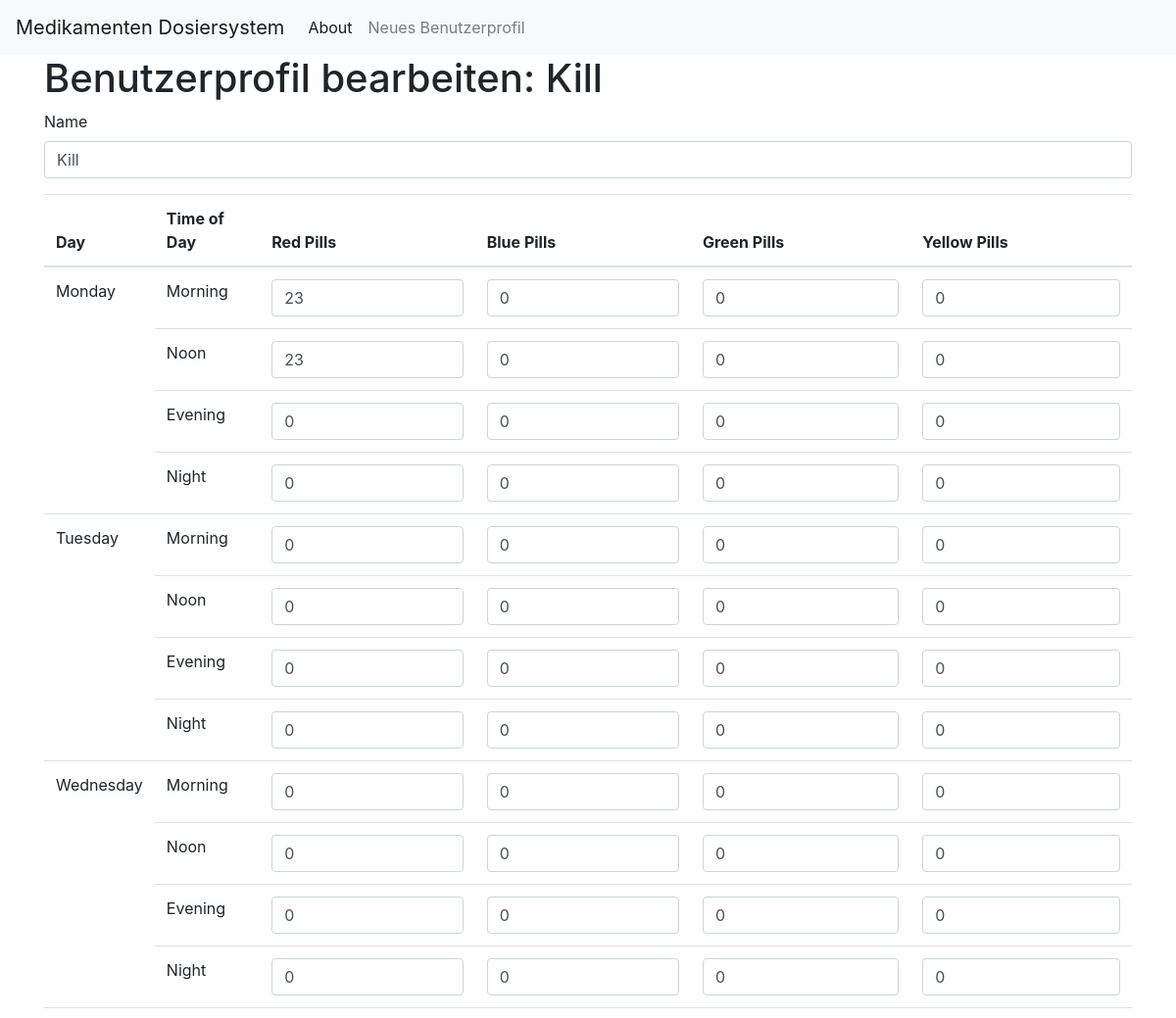
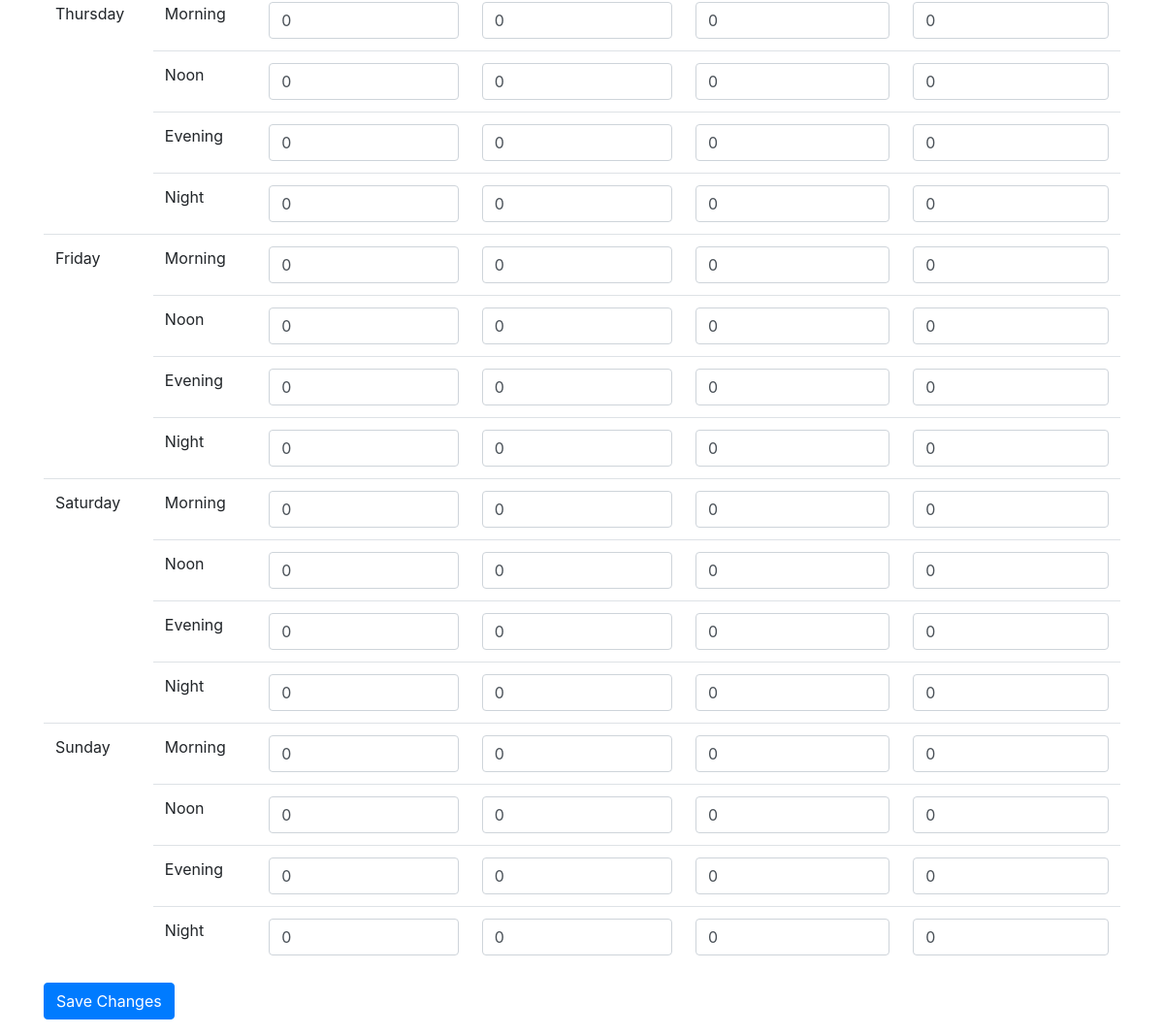
The page /editUser/21 on the database its author committed (2 pictures, top to bottom).
### tables this page shows
CREATE TABLE Users (
    user_id INTEGER PRIMARY KEY AUTOINCREMENT,
    name TEXT NOT NULL
);

CREATE TABLE UserPlans (
    plan_id INTEGER PRIMARY KEY AUTOINCREMENT,
    user_id INTEGER NOT NULL,
    day_of_week TEXT NOT NULL,
    time_day TEXT NOT NULL, -- morning, noon, evening, night
    pill_id INTEGER NOT NULL,
    quantity INTEGER NOT NULL DEFAULT 0,
    FOREIGN KEY (user_id) REFERENCES Users(user_id),
    FOREIGN KEY (pill_id) REFERENCES Pills(pill_id)
);

### app.py (the view, shortened to what this page needs)
@app.route('/editUser/<int:user_id>', methods=['GET', 'POST'])
def editUser(user_id):
    user = get_user(user_id)  # Fetch user details
    conn = get_db_connection()
    user_plans_raw = conn.execute('''
        SELECT day_of_week, time_day, Pills.color, UserPlans.quantity
        FROM UserPlans
        JOIN Pills ON UserPlans.pill_id = Pills.pill_id
        WHERE UserPlans.user_id = ?
    ''', (user_id,)).fetchall()
    conn.close()
    user_plans = {day: {time: {'red': 0, 'blue': 0, 'green': 0, 'yellow': 0} for time in ['Morning', 'Noon', 'Evening', 'Night']} for day in ['Monday', 'Tuesday', 'Wednesday', 'Thursday', 'Friday', 'Saturday', 'Sunday']}
    time_mapping = {
        'morning': 'Morning',
        'noon': 'Noon',
        'evening': 'Evening',
        'night': 'Night'
    }
    for plan in user_plans_raw:
        day = plan['day_of_week']
        time = time_mapping.get(plan['time_day'].lower(), plan['time_day'])
        color = plan['color']
        quantity = plan['quantity']
        user_plans[day][time][color] = quantity
    return render_template('editUser.html', user=user, user_plans=user_plans)

### app.py (called while the page is built)
def get_db_connection():
    conn = sqlite3.connect('database.db')
    conn.row_factory = sqlite3.Row
    return conn

def get_user(user_id):
    conn = get_db_connection()
    user = conn.execute('SELECT * FROM users WHERE user_id = ?',
                        (user_id,)).fetchone()
    conn.close()
    if user is None:
        abort(404)
    return user

### templates/editUser.html
{% extends 'base.html' %}
{% block content %}
<h1>{% block title %} Benutzerprofil bearbeiten: {{ user['name'] }} {% endblock %}</h1>
<form method="post">
    <div class="form-group">
        <label for="name">Name</label>
        <input type="text" name="name"
               placeholder="Name" class="form-control"
               value="{{ user['name'] }}"></input>
    </div>
    <table class="table">
        <thead>
            <tr>
                <th>Day</th>
                <th>Time of Day</th>
                <th>Red Pills</th>
                <th>Blue Pills</th>
                <th>Green Pills</th>
                <th>Yellow Pills</th>
            </tr>
        </thead>
        <tbody>
            {% for day in ['Monday', 'Tuesday', 'Wednesday', 'Thursday', 'Friday', 'Saturday', 'Sunday'] %}
                {% for time in ['Morning', 'Noon', 'Evening', 'Night'] %}
                <tr>
                    {% if loop.first %}
                    <td rowspan="4">{{ day }}</td>
                    {% endif %}
                    <td>{{ time }}</td>
                    <td><input type="number" name="{{ day }}_{{ time|lower }}_red" class="form-control" value="{{ user_plans[day][time]['red'] }}"></td>
                    <td><input type="number" name="{{ day }}_{{ time|lower }}_blue" class="form-control" value="{{ user_plans[day][time]['blue'] }}"></td>
                    <td><input type="number" name="{{ day }}_{{ time|lower }}_green" class="form-control" value="{{ user_plans[day][time]['green'] }}"></td>
                    <td><input type="number" name="{{ day }}_{{ time|lower }}_yellow" class="form-control" value="{{ user_plans[day][time]['yellow'] }}"></td>
                </tr>
                {% endfor %}
            {% endfor %}
        </tbody>
    </table>
    <div class="form-group">
        <button type="submit" class="btn btn-primary">Save Changes</button>
    </div>
</form>
{% endblock %}

### rows shown on the page
Users: name "Kill"
UserPlans: day_of_week "Monday", time_day "Morning", user_plans "23", user_plans "0"

### other values the page prints
{{ time }} "Noon" "Evening" "Night" "Morning" "Noon" "Evening" "Night" "Morning" "Noon" "Evening" "Night" "Morning" "Noon" "Evening" "Night" "Morning" "Noon" "Evening" "Night" "Morning" "Noon" "Evening" "Night" "Morning" "Noon" "Evening" "Night"
{{ day }} "Tuesday" "Wednesday" "Thursday" "Friday" "Saturday" "Sunday"
